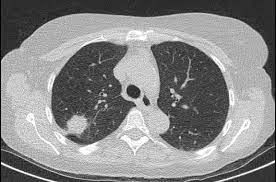
//> input picture MPI_Program/MPI_Program/Resources/Image/CTscan.png, 276 x 182 px
$ ./thread   (built with g++ and OpenCV 4)
//> lines starting //> are read from the running program, lines starting //| are printed output that depends on the picture
#include <opencv2/imgcodecs/imgcodecs.hpp>
#include <opencv2/highgui.hpp>
#include <opencv2/imgproc.hpp>
#include <opencv2/opencv.hpp>
#include <opencv2/core.hpp>
#include <iostream>
#include <stdlib.h>
#include <stdio.h>
#include <iomanip>
#include <cstdlib>
#include <string>
#include <chrono>
#include <thread>
#include <ctime>

#include <thread>
#include <mpi.h>
#include <omp.h>

using namespace std;
using namespace cv;

const int MAXBYTES = 8 * 1024 * 1024;
uchar buffer[MAXBYTES];
double kernel_size = 15;
double num_of_thread = 3;
string result_path = "Resources/Image/Result.jpg";
string window_title = "Image Processing Result (Left: Original, Right: Processed)";

void displayResult(Mat image) {
    //Define names of the windows
    String window_name = window_title;

    // Create windows with above names
    namedWindow(window_name);

    // Show our images inside the created windows.
    imshow(window_name, image);

    waitKey(0); // Wait for any keystroke in the window
    destroyAllWindows(); // Destroy all opened windows
}

Mat sequentialProgram(Mat ori) {
    // Image Ori
    Mat img_ori = ori;

    // Image 1 Bluring
    Mat img1_blurred;
    GaussianBlur(ori, img1_blurred, Size(kernel_size, kernel_size), 0);

    // Get image size and combine into new image
    Size sz1 = img_ori.size();
    Mat image((sz1.height), (sz1.width + sz1.width), CV_8UC3);

    Mat mostleft(image, Rect(0, 0, sz1.width, sz1.height)); // x, y, width, height
    img_ori.copyTo(mostleft);
    Mat mostright(image, Rect(sz1.width, 0, sz1.width, sz1.height));
    img1_blurred.copyTo(mostright);

    return image;
}

// [133 lines left out: functions combinedthreadtask, threadSubtask1, threadSubtask2, threadProgram, evaluateProgram, matsnd and 1 more, not called in this run]

int main(int argc, char* argv[])
{
    int img_choice;
    string path;
    system("CLS");
    printf("=============================================\n");
    printf("|       Select The Image For Process        |\n");
    printf("=============================================\n");
    printf("| 1     | Lung CT Scan Image                |\n");
    printf("| 2     | Brainok Ultra Sound Image         |\n");
    printf("| 3     | Baby Ultra Sound Image            |\n");
    printf("| Else. | Baby Ultra Sound Image 2          |\n");
    printf("=============================================\n");

    cout << "I wish to...(Input your choice)" << endl;
    cin >> img_choice;
//> the answer given: 1

    if (img_choice == 1) {
        path = "Resources/Image/CTscan.png";
    }
    else if (img_choice == 2) {
        path = "Resources/Image/brainok.png";
    }
    else if (img_choice == 3) {
        path = "Resources/Image/ultrasoundforbaby.png";
    }
    else {
        path = "Resources/Image/ultrasoundbaby2.png";
    }

    // MASTER - read Mat from disk and send to master
    Mat ori = imread(path, IMREAD_COLOR);
//> ori is the input picture: 182 rows x 276 cols, CV_8UC3; min 0, max 255, mean 135.1

    // Check for failure
    if (ori.empty())
    {
        cout << "Could not open or find the image." << endl;
        return -1;
    }
    else {
        // Get image size
        Size sz1 = ori.size();
//> sz1 = Size(276, 182)
        // Declaring result image
        Mat result((sz1.height), (sz1.width + sz1.width), CV_8UC3);

        int choice;
        bool exitFlag = false;
        while (exitFlag != true) {
//////            system("CLS");
            printf("=============================================\n");
            printf("|       Image Bluring Processing Menu       |\n");
            printf("=============================================\n");
            printf("| 1     | Sequencial  image bluring program |\n");
            printf("| 2     | Std::thread image bluring program |\n");
            printf("| 3     | Evaluate both program             |\n");
            printf("| Else. | Exit the program                  |\n");
            printf("=============================================\n");

            cout << "I wish to...(Input your choice)" << endl;
            cin >> choice;
//> the answer given: 1

            if (choice == 1) {
                result = sequentialProgram(ori);
//> in sequentialProgram, `GaussianBlur(ori, img1_blurred, Size(kernel_size, kernel_size), 0);`:
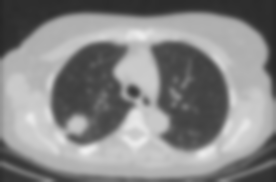
//> img1_blurred: 182 rows x 276 cols, CV_8UC3; min 39, max 238, mean 135.4
//> in sequentialProgram, `img_ori.copyTo(mostleft);`:
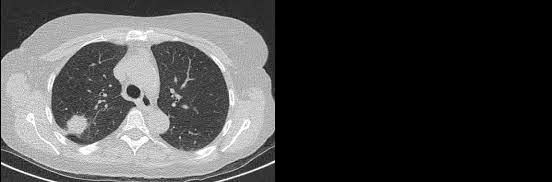
//> image: 182 rows x 552 cols, CV_8UC3; min 0, max 255, mean 67.5
//> in sequentialProgram, `Mat mostright(image, Rect(sz1.width, 0, sz1.width, sz1.height));`: mostright: 182 rows x 276 cols, CV_8UC3; every value is 0
//> in sequentialProgram, `img1_blurred.copyTo(mostright);`:
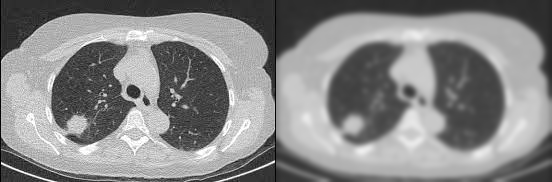
//> image: 182 rows x 552 cols, CV_8UC3; min 0, max 255, mean 135.2
                displayResult(result);
                choice = NULL;
                exitFlag = false;
            }
            else if (choice == 2) {
                result = threadProgram(ori);
                displayResult(result);
                choice = NULL;
                exitFlag = false;
            }
            else if (choice == 3) {
                evaluateProgram(ori);
                choice = NULL;
                exitFlag = false;
            }
            else {
                exitFlag = true;
                cout << "Preparing to exit..." << endl;
                this_thread::sleep_for(chrono::milliseconds(2000));
                break;
            }
        }
    }
}
